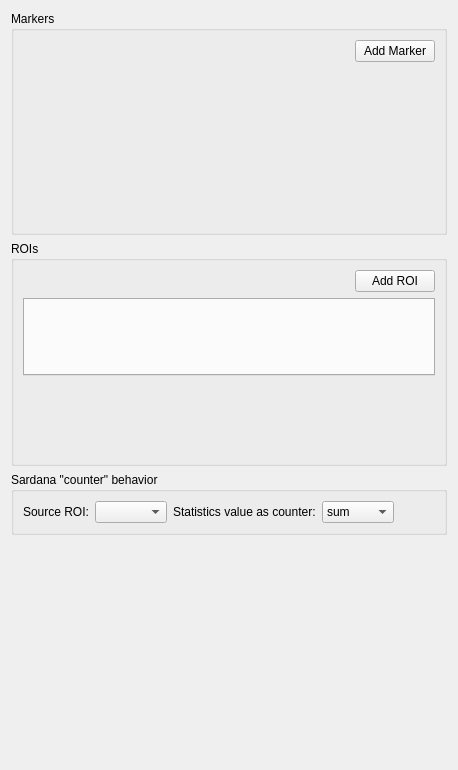
<?xml version="1.0" encoding="UTF-8"?>
<ui version="4.0">
 <class>MarkersROIs</class>
 <widget class="QWidget" name="MarkersROIs">
  <property name="geometry">
   <rect>
    <x>0</x>
    <y>0</y>
    <width>457</width>
    <height>770</height>
   </rect>
  </property>
  <property name="windowTitle">
   <string>Markers/ROIs</string>
  </property>
  <layout class="QVBoxLayout" name="verticalLayout">
   <item>
    <widget class="QGroupBox" name="groupBox_2">
     <property name="title">
      <string>Markers</string>
     </property>
     <layout class="QVBoxLayout" name="verticalLayout_2">
      <item>
       <layout class="QHBoxLayout" name="horizontalLayout">
        <item>
         <spacer name="horizontalSpacer_4">
          <property name="orientation">
           <enum>Qt::Horizontal</enum>
          </property>
          <property name="sizeHint" stdset="0">
           <size>
            <width>40</width>
            <height>20</height>
           </size>
          </property>
         </spacer>
        </item>
        <item>
         <widget class="QPushButton" name="but_add_marker">
          <property name="text">
           <string>Add Marker</string>
          </property>
         </widget>
        </item>
       </layout>
      </item>
      <item>
       <widget class="QWidget" name="layout_markers" native="true">
        <property name="minimumSize">
         <size>
          <width>0</width>
          <height>0</height>
         </size>
        </property>
        <property name="maximumSize">
         <size>
          <width>16777215</width>
          <height>16777215</height>
         </size>
        </property>
       </widget>
      </item>
      <item>
       <spacer name="verticalSpacer_5">
        <property name="orientation">
         <enum>Qt::Vertical</enum>
        </property>
        <property name="sizeHint" stdset="0">
         <size>
          <width>20</width>
          <height>40</height>
         </size>
        </property>
       </spacer>
      </item>
     </layout>
    </widget>
   </item>
   <item>
    <widget class="QGroupBox" name="groupBox_3">
     <property name="title">
      <string>ROIs</string>
     </property>
     <layout class="QVBoxLayout" name="verticalLayout_8">
      <item>
       <layout class="QHBoxLayout" name="horizontalLayout_14">
        <item>
         <spacer name="horizontalSpacer">
          <property name="orientation">
           <enum>Qt::Horizontal</enum>
          </property>
          <property name="sizeHint" stdset="0">
           <size>
            <width>40</width>
            <height>20</height>
           </size>
          </property>
         </spacer>
        </item>
        <item>
         <widget class="QPushButton" name="but_add_roi">
          <property name="text">
           <string>Add ROI</string>
          </property>
         </widget>
        </item>
       </layout>
      </item>
      <item>
       <widget class="QTabWidget" name="tb_rois"/>
      </item>
      <item>
       <spacer name="verticalSpacer_3">
        <property name="orientation">
         <enum>Qt::Vertical</enum>
        </property>
        <property name="sizeHint" stdset="0">
         <size>
          <width>20</width>
          <height>40</height>
         </size>
        </property>
       </spacer>
      </item>
     </layout>
    </widget>
   </item>
   <item>
    <widget class="QGroupBox" name="gb_sardana">
     <property name="title">
      <string>Sardana &quot;counter&quot; behavior</string>
     </property>
     <layout class="QHBoxLayout" name="horizontalLayout_3">
      <item>
       <widget class="QLabel" name="lb_screen_status_3">
        <property name="font">
         <font>
          <weight>50</weight>
          <bold>false</bold>
         </font>
        </property>
        <property name="text">
         <string>Source ROI:</string>
        </property>
       </widget>
      </item>
      <item>
       <widget class="QComboBox" name="cmb_roi_as_counter"/>
      </item>
      <item>
       <widget class="QLabel" name="lb_screen_status_2">
        <property name="font">
         <font>
          <weight>50</weight>
          <bold>false</bold>
         </font>
        </property>
        <property name="text">
         <string>Statistics value as counter:</string>
        </property>
       </widget>
      </item>
      <item>
       <widget class="QComboBox" name="cb_counter">
        <property name="sizePolicy">
         <sizepolicy hsizetype="Preferred" vsizetype="Preferred">
          <horstretch>0</horstretch>
          <verstretch>0</verstretch>
         </sizepolicy>
        </property>
        <property name="minimumSize">
         <size>
          <width>0</width>
          <height>0</height>
         </size>
        </property>
        <item>
         <property name="text">
          <string>sum</string>
         </property>
        </item>
        <item>
         <property name="text">
          <string>max_i</string>
         </property>
        </item>
        <item>
         <property name="text">
          <string>max_x</string>
         </property>
        </item>
        <item>
         <property name="text">
          <string>max_y</string>
         </property>
        </item>
        <item>
         <property name="text">
          <string>com_x</string>
         </property>
        </item>
        <item>
         <property name="text">
          <string>com_y</string>
         </property>
        </item>
        <item>
         <property name="text">
          <string>fwhm_x</string>
         </property>
        </item>
        <item>
         <property name="text">
          <string>fwhm_y</string>
         </property>
        </item>
       </widget>
      </item>
      <item>
       <spacer name="horizontalSpacer_7">
        <property name="orientation">
         <enum>Qt::Horizontal</enum>
        </property>
        <property name="sizeHint" stdset="0">
         <size>
          <width>40</width>
          <height>20</height>
         </size>
        </property>
       </spacer>
      </item>
     </layout>
    </widget>
   </item>
   <item>
    <spacer name="verticalSpacer">
     <property name="orientation">
      <enum>Qt::Vertical</enum>
     </property>
     <property name="sizeHint" stdset="0">
      <size>
       <width>436</width>
       <height>224</height>
      </size>
     </property>
    </spacer>
   </item>
  </layout>
 </widget>
 <resources/>
 <connections/>
</ui>
